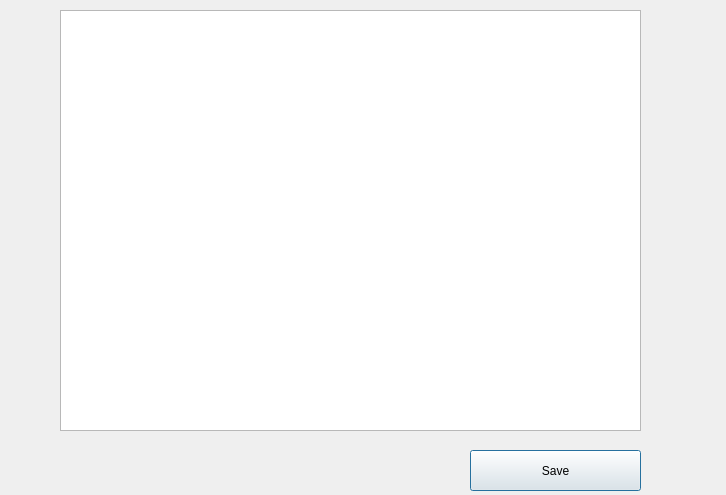
<?xml version="1.0" encoding="UTF-8"?>
<ui version="4.0">
 <class>SynDialog</class>
 <widget class="QDialog" name="SynDialog">
  <property name="geometry">
   <rect>
    <x>0</x>
    <y>0</y>
    <width>726</width>
    <height>495</height>
   </rect>
  </property>
  <property name="windowTitle">
   <string>Dialog</string>
  </property>
  <widget class="QPushButton" name="pushButton">
   <property name="geometry">
    <rect>
     <x>470</x>
     <y>450</y>
     <width>171</width>
     <height>41</height>
    </rect>
   </property>
   <property name="text">
    <string>Save</string>
   </property>
  </widget>
  <widget class="QTextBrowser" name="textBrowser">
   <property name="geometry">
    <rect>
     <x>60</x>
     <y>10</y>
     <width>581</width>
     <height>421</height>
    </rect>
   </property>
  </widget>
 </widget>
 <resources/>
 <connections/>
</ui>
